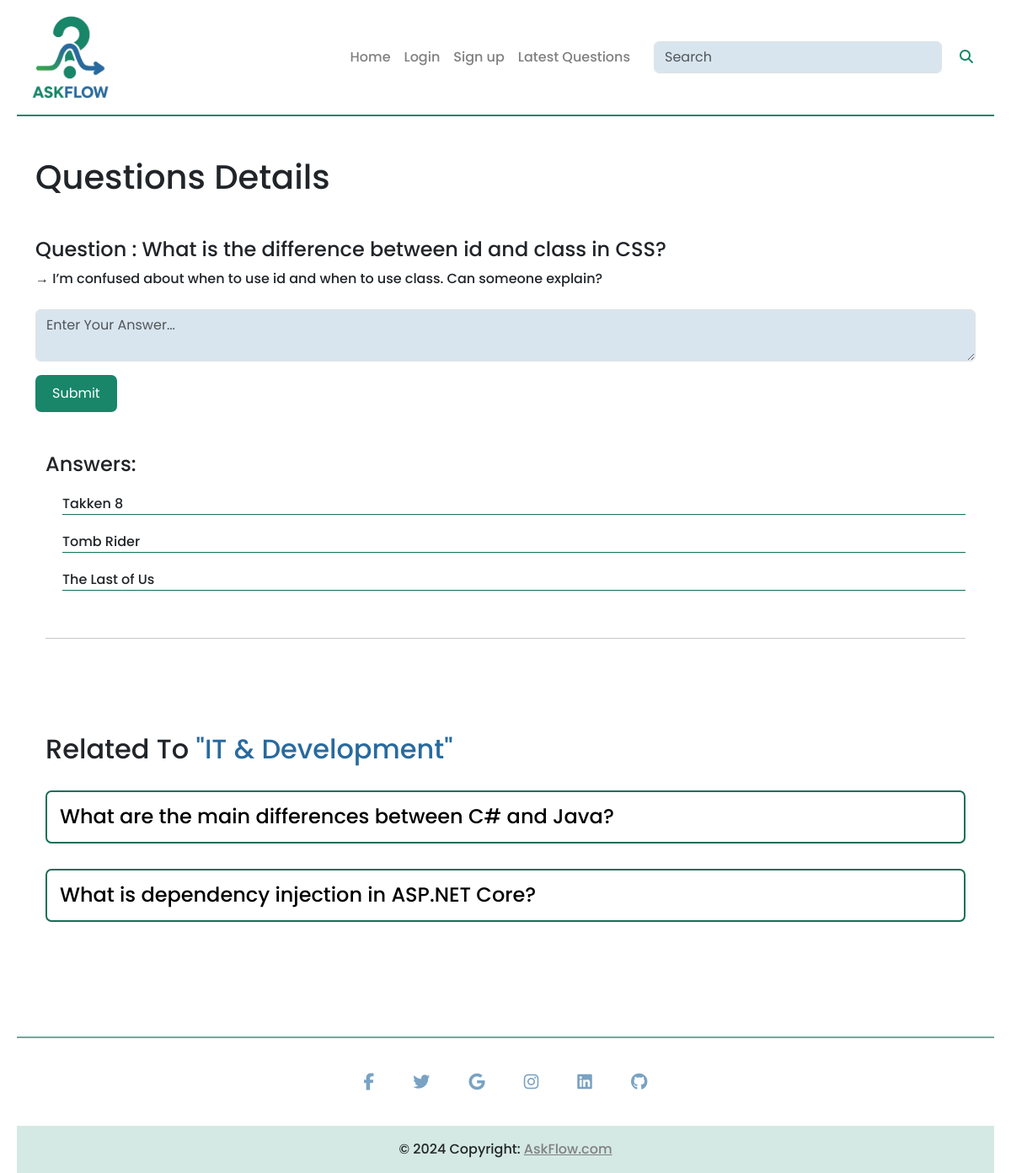
The app's page /?question-id=2, older data.
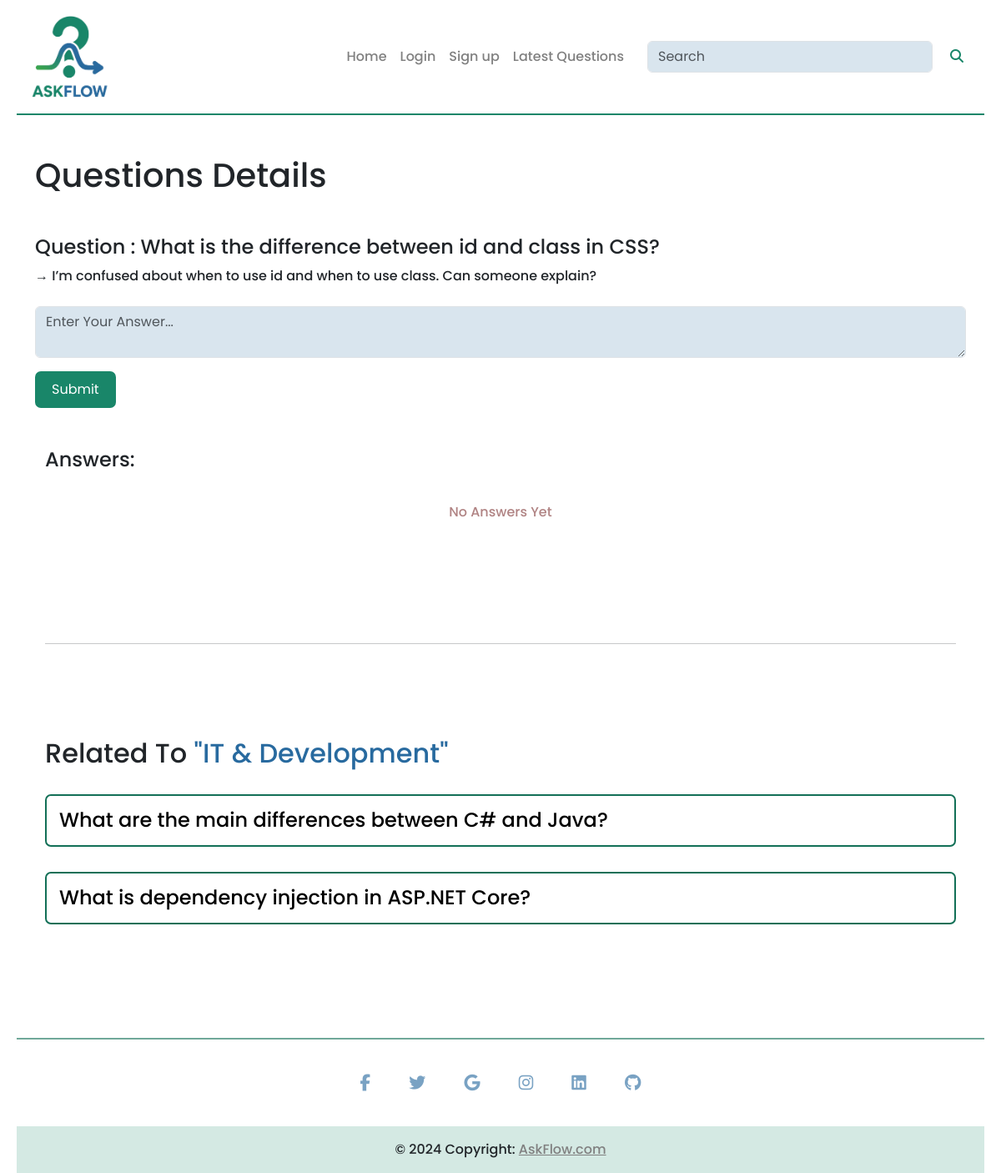
The same page, newer data.
### tables this page shows
CREATE TABLE `questions` (
  `id` int(11) NOT NULL,
  `title` varchar(100) NOT NULL,
  `description` varchar(300) NOT NULL,
  `category_id` int(100) NOT NULL,
  `user_id` int(100) NOT NULL
);

CREATE TABLE `answers` (
  `id` int(11) NOT NULL,
  `answer` varchar(300) NOT NULL,
  `question_id` int(100) NOT NULL,
  `user_id` int(100) NOT NULL
);

CREATE TABLE `categories` (
  `id` int(11) NOT NULL,
  `name` varchar(250) NOT NULL
);

### client/answer.php (the view)
<div class="container answers">
    <h4 class="mt-5">Answers: </h4>
    <?php
    $query = "SELECT * FROM `answers` WHERE question_id = $qid";
    $rezult = mysqli_query($con,$query);
    if(mysqli_num_rows($rezult) === 0) {
        echo "<div class='no-answers'>
                    <h6>No Answers Yet</h6>
                </div>";
    } else {
        foreach ($rezult as $row) {
            $answer = $row["answer"];
            echo "<p>$answer</p>";
        }
    }
    ?>
    <br><hr>
    <div class="mt-5 pt-5 relquestion">
        <?php
        $categoryQuery = "SELECT name FROM `categories` WHERE id = $cid";
        $categoryRezult = mysqli_query($con,$categoryQuery);
        $categoryRow = mysqli_fetch_assoc($categoryRezult);
        echo "<h2 class='mt-3'>Related To <span style='color:rgb(40, 106, 159)';>\"".$categoryRow["name"]."\"</span></h2>";
        $query = "SELECT * FROM `questions` WHERE category_id = $cid AND id != $qid";
        $rezult = mysqli_query($con,$query);
        foreach($rezult as $row) {
            $title = $row["title"];
            $qid = $row["id"];
            echo "<div><a href='?question-id=$qid'><h4>$title</h4></a></div>";
        }
        ?>
    </div>
</div>

### index.php (shortened to what this page needs)
<!DOCTYPE html>
<html lang="en">
<head>
    <?php include './client/commonFiles.php'; ?>
</head>
<body>
    <div class="main-container">
        <?php
            include './client/header.php';
            if (isset($_GET["signup"]) && (!isset($_SESSION["user"]) || !isset($_SESSION["user"]["email"]))) {
                include './client/signup.php';
            } else if (isset($_GET["login"]) && (!isset($_SESSION["user"]) || !isset($_SESSION["user"]["email"]))) {
                include './client/login.php';
            } else if (isset($_GET["question-id"])) {
                include './client/question-detail.php';
            } else if (isset($_GET["category-id"])) {
                include './client/questions.php';
            } else if (isset($_GET["search"])) {
                $search = $_GET["search"];
                include './client/questions.php';
            } else {
                include './client/questions.php';
            }
            include './client/footer.php';
        ?>
    </div>
</body>
</html>

### client/commonFiles.php (shortened to what this page needs)
<link href="https://cdn.jsdelivr.net/npm/bootstrap@5.3.3/dist/css/bootstrap.min.css" rel="stylesheet">
<link rel="stylesheet" href="./public/style.css?version=1.0">
<link rel="stylesheet" href="https://cdnjs.cloudflare.com/ajax/libs/font-awesome/6.7.1/css/all.min.css" />

### client/header.php (shortened to what this page needs)
<nav class="navbar navbar-expand-lg">
  <div class="container-fluid">
    <a href="index.php"><img src=".\public\askflow-logo.png" height="120px" class="navbar-brand" alt="logo"></a>
    <div class="collapse navbar-collapse" id="navbarSupportedContent">
      <ul class="navbar-nav ms-auto mb-2 mb-lg-0 mr-5">
        <li class="nav-item">
          <a class="nav-link" aria-current="page" href="./">Home</a>
        </li>
        <?php
        if (isset($_SESSION["user"]["email"])) {
        ?>
          <li class="nav-item">
            <a class="nav-link" href="./server/requests.php?logout=true">Logout | <?php echo $_SESSION["user"]["name"]; ?></a>
          </li>
          <li class="nav-item">
            <a class="nav-link" href="?ask=true">Ask A Question</a>
          </li>
          <li class="nav-item">
            <a class="nav-link" href="?user-id=<?php echo $_SESSION["user"]["user_id"];?>">My Questions</a>
          </li>
        <?php }else{ ?>
          <li class="nav-item">
          <a class="nav-link" href="?login=true">Login</a>
        </li>
        <li class="nav-item">
          <a class="nav-link" href="?signup=true">Sign up</a>
        </li>
        <?php }; ?>
        <li class="nav-item">
          <a href="?latest=true" class="nav-link">Latest Questions</a>
        </li>
      </ul>
      <form class="d-flex" role="search">
        <input class="form-control me-2 header-input" type="search" name="search" placeholder="Search">
        <button class="btn" type="submit"><i class="fa-solid fa-magnifying-glass"></i></button>
      </form>
    </div>
  </div>
</nav>

### client/question-detail.php (shortened to what this page needs)
<div class="question-post container mb-5 mt-5">
    <h1 class="mb-4 mt-5 pb-4">Questions Details</h1>
     <?php
     include "./server/config.php";
     $qid = $_GET["question-id"];
     $query = "SELECT * FROM `questions` WHERE id = $qid";
     $rezult = mysqli_query($con,$query);
     $row = mysqli_fetch_assoc($rezult);
     $cid = $row["category_id"];
     echo "<h4>Question : ".$row["title"]."</h4>";
     echo "<p>".$row["description"]."</p>";
     ?>
     <form action="./server/requests.php" method="post">
     <textarea placeholder="Enter Your Answer..." class="form-control mb-3 mt-4" name="answer"></textarea>
     <button>Submit</button>
     </form>
     <?php include "answer.php"; ?>
</div>

### client/footer.php
<footer class="text-center">
  <div class="foot-part1 container pt-4">
    <section class="mb-4">
      <a
        data-mdb-ripple-init
        class="btn btn-link btn-floating btn-lg text-body m-1"
        href="#!"
        role="button"
        data-mdb-ripple-color="dark"
        ><i class="fab fa-facebook-f"></i
      ></a>
      <a
        data-mdb-ripple-init
        class="btn btn-link btn-floating btn-lg text-body m-1"
        href="#!"
        role="button"
        data-mdb-ripple-color="dark"
        ><i class="fab fa-twitter"></i
      ></a>
      <a
        data-mdb-ripple-init
        class="btn btn-link btn-floating btn-lg text-body m-1"
        href="#!"
        role="button"
        data-mdb-ripple-color="dark"
        ><i class="fab fa-google"></i
      ></a>
      <a
        data-mdb-ripple-init
        class="btn btn-link btn-floating btn-lg text-body m-1"
        href="#!"
        role="button"
        data-mdb-ripple-color="dark"
        ><i class="fab fa-instagram"></i
      ></a>
      <a
        data-mdb-ripple-init
        class="btn btn-link btn-floating btn-lg text-body m-1"
        href="#!"
        role="button"
        data-mdb-ripple-color="dark"
        ><i class="fab fa-linkedin"></i
      ></a>
      <a
        data-mdb-ripple-init
        class="btn btn-link btn-floating btn-lg text-body m-1"
        href="#!"
        role="button"
        data-mdb-ripple-color="dark"
        ><i class="fab fa-github"></i
      ></a>
    </section>
  </div>
  <div class="foot-part2 text-center p-3">
    © 2024 Copyright:
    <a class="text-body" href="./">AskFlow.com</a>
  </div>
</footer>

### public/style.css (style rules this page uses)
body { font-family: "Poppins", sans-serif !important; font-weight: 500 !important; font-style: normal !important; }
.main-container { margin: 0 20px; }
nav { border-bottom: 2px solid #198669 !important; }
nav a { color: gray !important; cursor: pointer !important; }
nav ul { margin-right: 20px !important; }
nav button i { color: #198669 !important; }
.questions a , .relquestion a { text-decoration: none; color: black; }
.questions h4, .relquestion h4 { margin: 30px 0; border: 2px solid #137057; padding: 15px; border-radius: 7px; display: flex; justify-content: space-between; }
.answers { margin-bottom: 17vh; }
.no-answers { color: rgba(122, 47, 47, 0.597); text-align: center; padding: 30px 0; padding-bottom: 100px; }
.main-container input,.main-container textarea,.main-container select { background-color: #286a9f2d !important; }
form button, .question-post button { background-color: #198669; color: white; outline: none; padding: 10px 20px; border-radius: 7px; border: none; }
footer { border-top: 2px solid #1370579a; }
.foot-part2 { background-color: #1986692f; }
.foot-part2 a { color: gray !important; }
footer i { color: #286a9f9f !important; }
.answers p { margin-top: 20px; border-bottom: 1px solid #137057; margin-left: 20px; }

Row changes from the older to the newer data that the page shows:
no longer on this page (row edited): answers: answer "Takken 8"
no longer on this page (row edited): answers: answer "Tomb Rider"
removed answers: answer "The Last of Us"
Text that changed along with them:
text now shown: "No Answers Yet"
